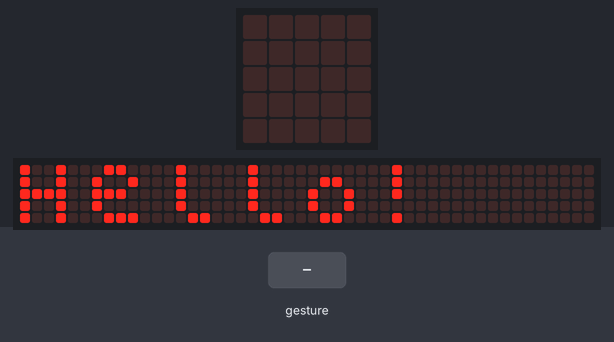
Recording of a program running on a simulated BBC micro:bit (MakeCode). On the bench: the board's 5×5 LED display, a strip that is not on the board, showing the scrolling text unrolled. The inputs (shaded band) are chosen by the test bench. A tilt is held for 1.5 s and a shake lasts 1 s, then the board lies face up again; the 48×5 strip is a reading aid, not a part: it shows the text the display is scrolling, unrolled, one strip-width of it at a time.

Above: at 5.6 s.
At 6.4 s:
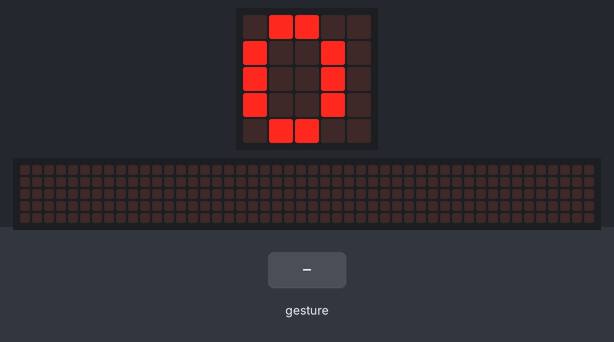
At 8.2 s:
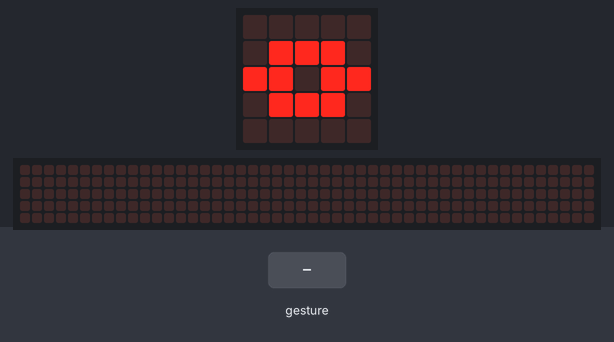
8.3 s: gesture 'shake'
Timing chart, 0 to 11.3 s (numbered marks = the images above; inputs shaded):
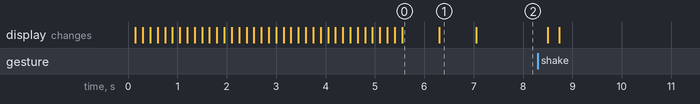

Measured:
- what the display in image 0 shows lasts 0.7 s, from 5.6 s to 6.3 s

The program:

main.ts
```typescript
input.onGesture(Gesture.Shake, function () {
    basic.clearScreen()
    if (true) {

    } else {

    }
})
basic.showString("Hello!")
basic.showString("0")
basic.forever(function () {
    basic.showLeds(`
        . . . . .
        . # # # .
        # # . # #
        . # # # .
        . . . . .
        `)
})
```

test.ts
```typescript
// 在這裡測試；當此封包作為擴充功能時，將不會編譯此內容。
```
